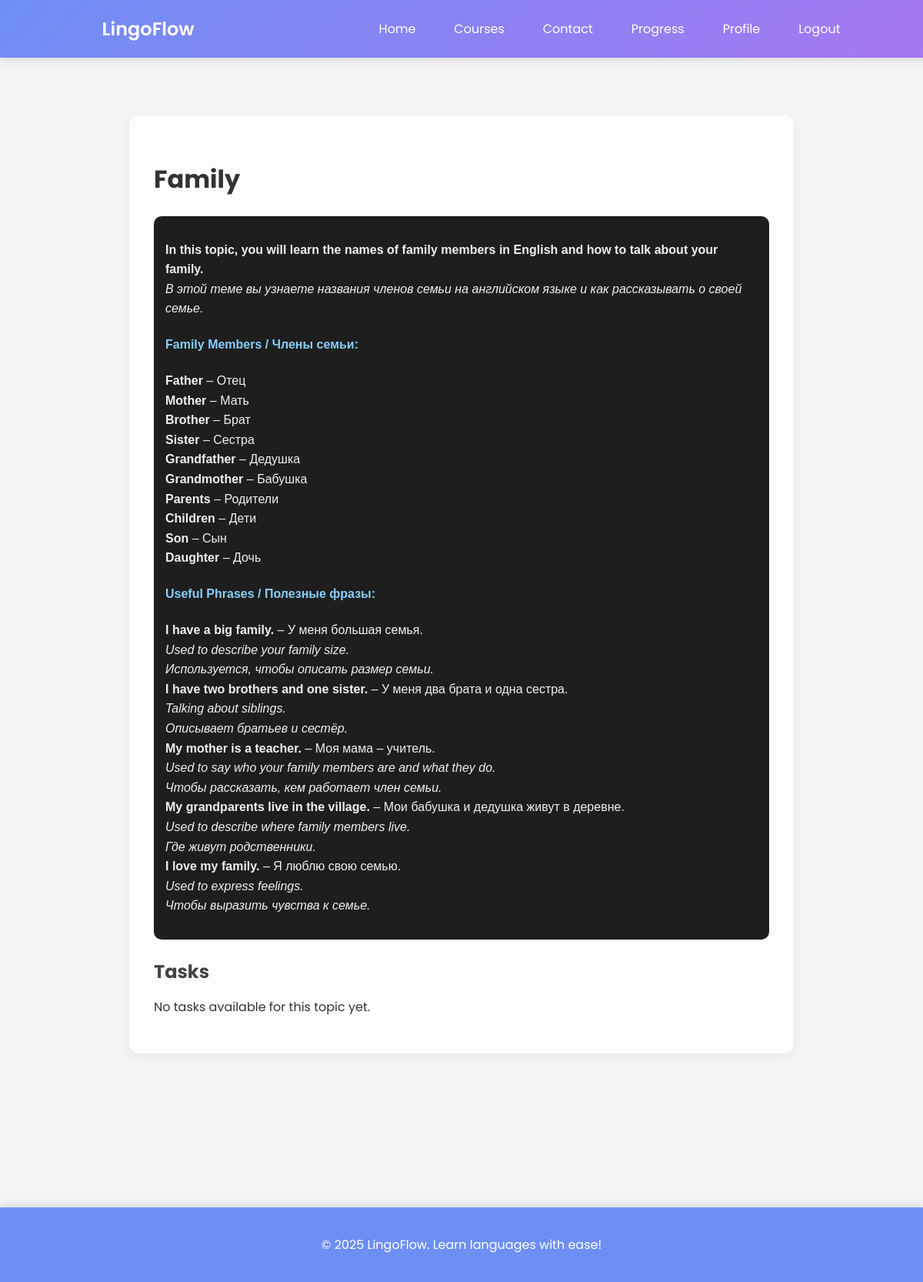
The app's page /courses/topic/5 (signed in) with its own data.
### courses/models.py (models this page shows, shortened)
class Topic(models.Model):
    course = models.ForeignKey(Course, on_delete=models.CASCADE, related_name="topics")
    title = models.CharField(max_length=255)
    explanation = models.TextField()
    order = models.PositiveIntegerField()
    class Meta:
        ordering = ["order"]

### courses/views.py (the view)
# urls.py: path('topic/<int:topic_id>', views.selected_topic, name='selected_topic'),
@login_required
def selected_topic(request, topic_id):
    topic = Topic.objects.get(id=topic_id)
    if not topic:
        return render(request, "404.html", status=404)
    tasks = Task.objects.filter(topic=topic_id).all()
    return render(request, "courses/selected_topic.html", {"topic": topic, "tasks": tasks})

### templates/courses/selected_topic.html (shortened to what this page needs)
{% extends 'base.html' %}
{% block content %}
<section class="topic-container" style="margin-top: 150px; margin-bottom: 200px;">
    <div class="topic-header">
        <h2>{{ topic.title }}</h2>
        <p class="explanation">{{ topic.explanation|safe }}</p>
    </div>
    <div class="task-list">
        <h3>Tasks</h3>
        <ul>
            {% for task in tasks %}
                <li class="task-item">
                    <a href="{% url 'courses:task_detail' task.id %}">{{ task.title }}</a>
                </li>
            {% empty %}
                <li>No tasks available for this topic yet.</li>
            {% endfor %}
        </ul>
    </div>
</section>
{% endblock %}

### account/static/css/styles.css (style rules this page uses)
body { font-family: 'Poppins', sans-serif; margin: 0; padding: 0; background-color: #f4f4f4; color: #333; }
.topic-container { max-width: 800px; margin: 2rem auto; padding: 2rem; background-color: #fdfdfd; box-shadow: 0 4px 12px rgba(0, 0, 0, 0.05); border-radius: 12px; }
.topic-header h2 { font-size: 2rem; color: #333; margin-bottom: 0.5rem; }
.explanation { color: #555; font-size: 1.1rem; margin-bottom: 1.5rem; }
.task-list h3 { font-size: 1.5rem; color: #444; margin-bottom: 1rem; }
.task-list ul { list-style: none; padding: 0; }

### records on screen
Topic: title "Family", explanation "In this topic, you will learn the names of family members in English and how to talk about your family. В этой теме вы узнаете названия членов семьи на английском языке и как рассказывать о своей семье. Family Members / Члены семьи: Father – Отец Mother – Мать Brother – Брат Sister – Сестра Grandfather – Дедушка Grandmother – Бабушка Parents – Родители Children – Дети Son – Сын Daughter – Дочь Useful Phrases / Полезные фразы: I have a big family. – У меня большая семья. Used to describe your family size. Используется, чтобы описать размер семьи. I have two brothers and one sister. – У меня два брата и одна сестра. Talking about siblings. Описывает братьев и сестёр. My mother is a teacher. –…"
